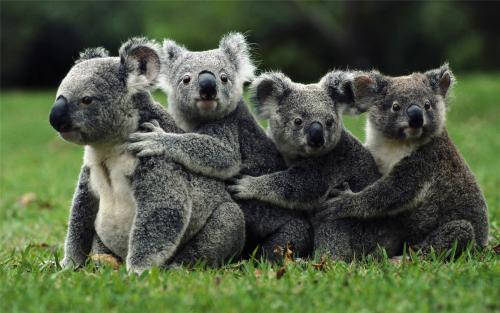
#> input picture 2019-09-28-week1-Low-Level CV/images/koala.png, 500 x 313 px; its folder holds only this picture in this run
$ python ImageProcessing.py
#> lines starting #> are read from the running program, lines starting #| are printed output that depends on the picture
#!/usr/bin/env python
# -*- coding: utf-8 -*-
# @Time : 2019/9/29 16:13
# @Author : Micky
# @Desc : week1 作业：image crop, color shift, rotation and perspective transform
# @File : ImageProcessing.py
# @Software: PyCharm

"""
将images文件夹下面的图片进行image crop, color shift, rotation and perspective transform等操作
"""

import cv2 as cv
import matplotlib.pyplot as plt
import numpy as np
import os

# 图片路径
IMAGE_DIR = 'images'
# 定义图片格式列表
TYPE_LIST = ['png','jpeg','jpg']
# 定义操作列表
SPLT_TITLE = ['Original image','Crop image','Color Shift','Rotation Image','Affine Transform','Perspective Transform']


def readImage(img_dir):
    """
    读取图片
    :param img_dir: 文件夹路径
    :return: 图片集合
    """
#> called with img_dir = 'images'
    if not os.path.exists(img_dir):
        print('文件夹路径不存在，请输入正确的路径')
    else:
        # 定义图片集合
        images = []
        # 读取该路径下的所有文件
        fileNames = os.listdir(img_dir)
        # 遍历文件列表
        for file in fileNames:
            # 判断文件类型，如果是已经在TYPE_LIST中定义的类型，则对该文件进行读取
            name,type = file.split('.')
            if type in TYPE_LIST:
                image = cv.imread(os.path.join(IMAGE_DIR,file),cv.IMREAD_COLOR)
#> image is the input picture: shape (313, 500, 3); mean B, G, R 65, 90, 78.3
                # 这里将BGR通道的图片转换为RGB的图片，方便后面显示
                image = cv.cvtColor(image,cv.COLOR_BGR2RGB)
                images.append(image)
        # print(np.shape(images))
        return images

def imageProcess(images):
    """
    对图片进行一些变化操作
    :param images: 图片列表
    """
    # 这个参数是用来调控子图显示的
    spltidx = 1
#> spltidx = 1
    # 总共有多少张图片
    imageCount = len(images)
#> imageCount = 1
    for index,image in enumerate(images):
        # Original image
        spltidx = imageSubplot(image,imageCount,spltidx)
        # image crop
        spltidx = imageSubplot(imageCrop(image), imageCount, spltidx)
        # color shift
        spltidx = imageSubplot(imageColorShift(image), imageCount, spltidx)
        # rotation
        spltidx = imageSubplot(imageRotation(image), imageCount, spltidx)
        # Affine Transform
        spltidx = imageSubplot(imageAffineTransform(image), imageCount, spltidx)
        # Perspective Transform
        spltidx = imageSubplot(imagePerspectiveTransform(image),imageCount,spltidx)
#> this loop made 1 pass
#> (spltidx, n_start_h in imageCrop, n_start_w in imageCrop, n_end_h in imageCrop, n_end_w in imageCrop, channel_r_flag in imageColorShift) on pass 1: (7, 172, 47, 309, 259, 1)
#> pass 1, in imageCrop, `n_img = image[n_start_h:n_end_h,n_start_w:n_end_w]`:
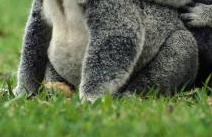
#> n_img: shape (137, 212, 3); mean R, G, B 96.7, 110.5, 76.6
#> pass 1, in channelColorChange, `R, G, B = cv.split(image)`:
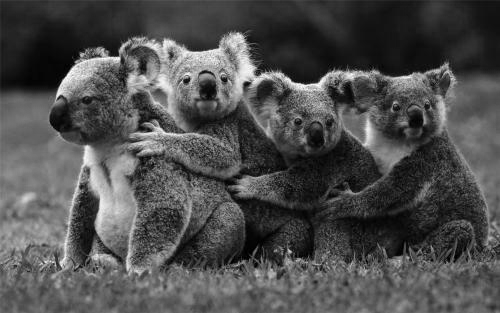
#> R: shape (313, 500); min 0, max 255, mean 78.3
#> pass 1, in channelColorChange, `R, G, B = cv.split(image)`:
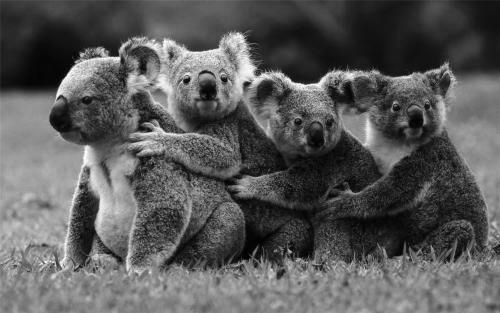
#> G: shape (313, 500); min 0, max 255, mean 90
#> pass 1, in channelColorChange, `R, G, B = cv.split(image)`:
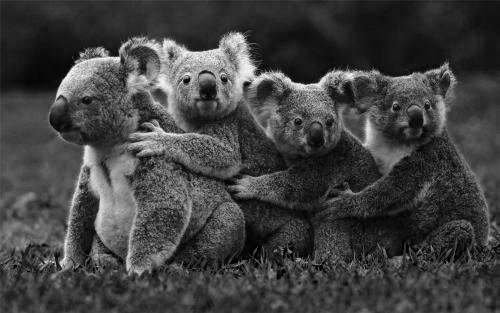
#> B: shape (313, 500); min 0, max 255, mean 65
    plt.show()
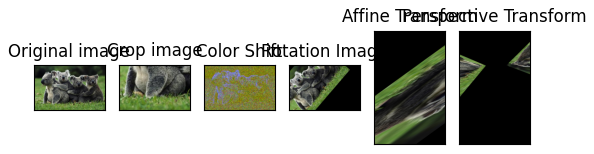
#> figure drawn by matplotlib, 6 panels

def imageSubplot(image,imageCount,spltidx):
    """
    子图相关信息设置
    :param image:  显示的图像
    :param imageCount: 总的图片的个数
    :param spltidx: 已经显示的图片个数
    """
    splt = plt.subplot(imageCount, len(SPLT_TITLE), spltidx)
    splt.set_title(SPLT_TITLE[(spltidx-1)%len(SPLT_TITLE)])
    plt.imshow(image)
    plt.xticks([]), plt.yticks([])
    spltidx += 1
    return spltidx

def imageCrop(image):
    """
    图像剪裁
    :param image: 图像
    :return: 变换后的图片
    """
    # 获取图片的高,宽
    h, w, _ = image.shape
    # 根据高度宽度产生随机区域，+-20是为了防止产生线条区域
    n_start_h = np.random.randint(0,h-20)
    n_start_w = np.random.randint(0,w-20)
    n_end_h = np.random.randint(n_start_h+20,h)
    n_end_w = np.random.randint(n_start_w+20,w)
    # print(n_start_h,n_start_w,n_end_h,n_end_w)
    n_img = image[n_start_h:n_end_h,n_start_w:n_end_w]
    return n_img

def imageColorShift(image):
    """
    颜色变换。因为我们的图片有三个通道，rgb。所以我们首先产生3个0~1的整数，0代表颜色不变换，1代表颜色变换
    这样随机的三个数就表示我们应该对RGB那几个通道进行相应的变换。 然后我们在0-255之间产生变换的数值
    :param image: 图片数据
    :return: 变换后的图片
    """
    def channelColorChange(channel):
        """
        通道颜色变换
        :param channel:
        :return:
        """
        # 获取图片的高,宽
        h,w,_ = image.shape
        R, G, B = cv.split(image)
        changeList = np.random.randint(0, 255, size=(R.shape[0],R.shape[1])).astype(np.uint8)
        # print(np.shape(R))
        # print(np.shape(changeList))
        if channel == 0:
            # R 通道变换
            R = changeList
        elif channel == 1:
            # G通道变换
            G = changeList
        elif channel == 2:
            # B通道变换
            B = changeList
        return cv.merge((R, G, B))

    # 首先产生随机数列表，判断需要变换的通道 。index = 0 表示R通道   index = 1 表示G通道   index = 2 表示B通道
    channel_change_flags = np.random.randint(0,2,size=3)
    # 分别读取标识
    channel_r_flag = channel_change_flags[0]
    channel_g_flag = channel_change_flags[1]
    channel_b_flag = channel_change_flags[2]
    if channel_r_flag == 1:
        # 进行R通道的变换
        image = channelColorChange(0)
    if channel_g_flag == 1:
        # 进行G通道的颜色变换
        image = channelColorChange(1)
    if channel_b_flag == 1:
        # 进行B通道的颜色变换
        image = channelColorChange(0)
    return image

def imageRotation(image):
    """
    图片旋转
    :param image:  原始图片
    :return: 旋转后的图片
    """
    # 获取图片的高,宽
    h, w, _ = image.shape
    # 产生随机的旋转角度
    angle = np.random.randint(-360,360)
    # 生成旋转矩阵
    """
    center: 旋转中心，这里以图片的中心点旋转
    angle: 旋转角度
    scale: 放到或者缩小。这里只处理旋转，大小不变
    """
    M = cv.getRotationMatrix2D(center=(h/2,w/2),angle=angle,scale=1.0)
    # 生成旋转后的图像
    n_img = cv.warpAffine(image,M,(w,h))
    return n_img

def imageAffineTransform(image):
    """
    仿射变换
    :param image: 原始图像
    :return: 仿射变换后的图像
    """
    # 获取图片的高宽
    h,w,_ = image.shape
    # 随机提取原始图像上的三个point  以及他们在新图像的位置
    src_points_x = np.random.randint(0,w,size=3)
    src_points_y = np.random.randint(0,h,size=3)
    src_points = np.asarray([list(i) for i in zip(src_points_x,src_points_y)]).astype(np.float32)
    dst_points_x = np.random.randint(0, w, size=3)
    dst_points_y = np.random.randint(0, h, size=3)
    dst_points = np.asarray([list(i) for i in zip(dst_points_x, dst_points_y)]).astype(np.float32)
    # 生成仿射变换矩阵
    M = cv.getAffineTransform(src_points,dst_points)
    n_img = cv.warpAffine(image,M,(h,w))
    return n_img

def imagePerspectiveTransform(image):
    """
    投影变换(透视变换)：给定四个点进行转换操作。3维上处理
    :param image: 原始图像
    :return: 投影变换后的图像
    """
    # 获取图片的高宽
    h, w, _ = image.shape
    # 随机提取原始图像上的四个point  以及他们在新图像的位置
    src_points_x = np.random.randint(0, w, size=4)
    src_points_y = np.random.randint(0, h, size=4)
    src_points = np.asarray([list(i) for i in zip(src_points_x, src_points_y)]).astype(np.float32)
    dst_points_x = np.random.randint(0, w, size=4)
    dst_points_y = np.random.randint(0, h, size=4)
    dst_points = np.asarray([list(i) for i in zip(dst_points_x, dst_points_y)]).astype(np.float32)
    # 产生M矩阵(3*3矩阵  4个点+一个规则)
    M = cv.getPerspectiveTransform(src_points,dst_points)
    # 产生新的图像
    n_img = cv.warpPerspective(image,M,(h,w))
    return n_img

if __name__ == '__main__':
    imageProcess(readImage(IMAGE_DIR))

$ run again, on 2019-09-28-week1-Low-Level CV/images/tsukuba.png
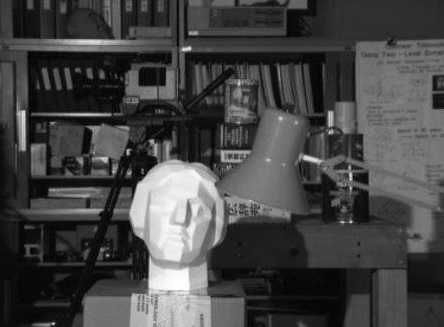
#> input picture 2019-09-28-week1-Low-Level CV/images/tsukuba.png, 444 x 327 px
#> in readImage, image is the input picture: shape (327, 444, 3); min 0, max 255, mean 69.1
#> in imageProcess, `spltidx = 1`: spltidx = 1
#> the loop in imageProcess, `for index,image in enumerate(images):` made 1 pass
#> (spltidx, n_start_h in imageCrop, n_start_w in imageCrop, n_end_h in imageCrop, n_end_w in imageCrop, channel_r_flag in imageColorShift) on pass 1: (7, 172, 47, 309, 259, 1)
#> pass 1, in imageColorShift, `image = channelColorChange(0)`:
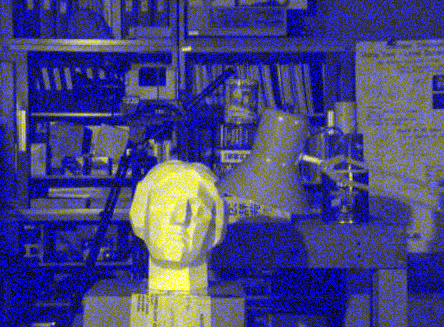
#> image: shape (327, 444, 3); mean of channels 0, 1, 2 127.3, 69.1, 69.1; drawn as B, G, R
#> pass 1, in channelColorChange (call 2), `R, G, B = cv.split(image)`:
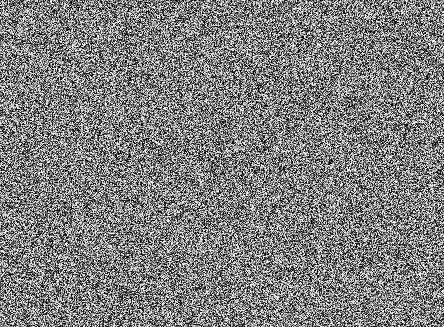
#> R: shape (327, 444); min 0, max 254, mean 127.3

$ run again, on 2019-09-28-week1-Low-Level CV/images/xihu.png
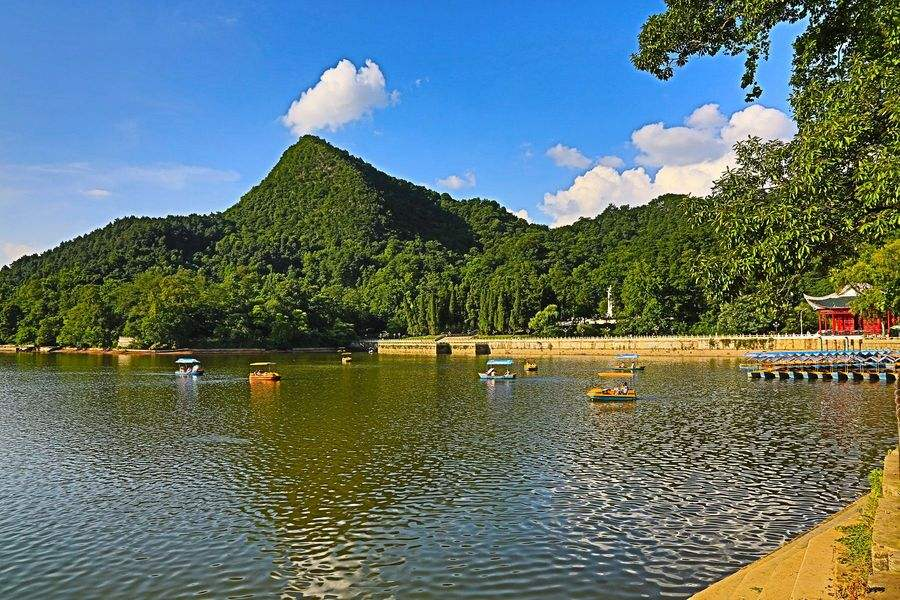
#> input picture 2019-09-28-week1-Low-Level CV/images/xihu.png, 900 x 600 px
#> in readImage, image is the input picture: shape (600, 900, 3); mean B, G, R 110.6, 114.7, 96.4
#> in imageProcess, `spltidx = 1`: spltidx = 1
#> the loop in imageProcess, `for index,image in enumerate(images):` made 1 pass
#> (spltidx, n_start_h in imageCrop, n_start_w in imageCrop, n_end_h in imageCrop, n_end_w in imageCrop, channel_r_flag in imageColorShift) on pass 1: (7, 559, 629, 579, 716, 1)
#> pass 1, in channelColorChange, `R, G, B = cv.split(image)`:
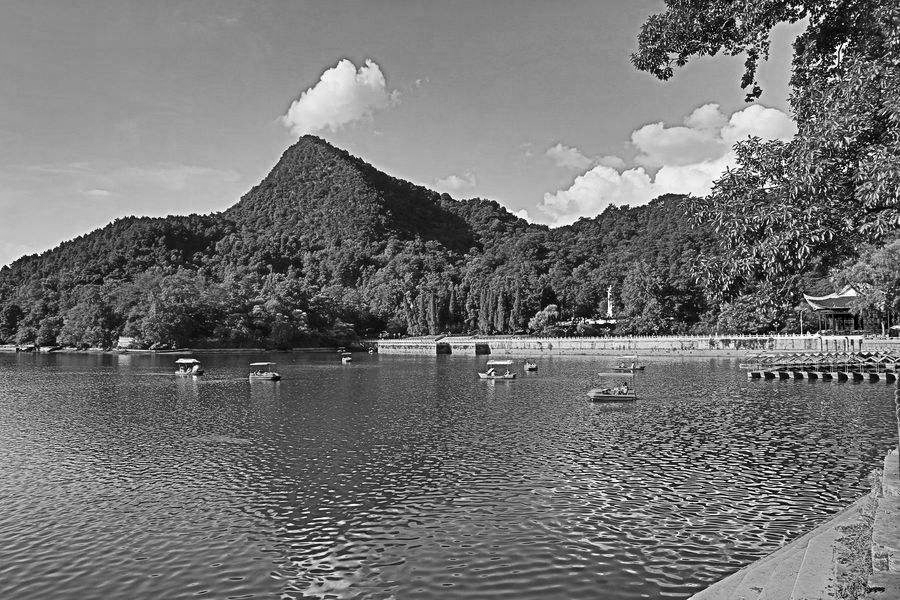
#> G: shape (600, 900); min 0, max 255, mean 114.7
#> pass 1, in channelColorChange, `R, G, B = cv.split(image)`:
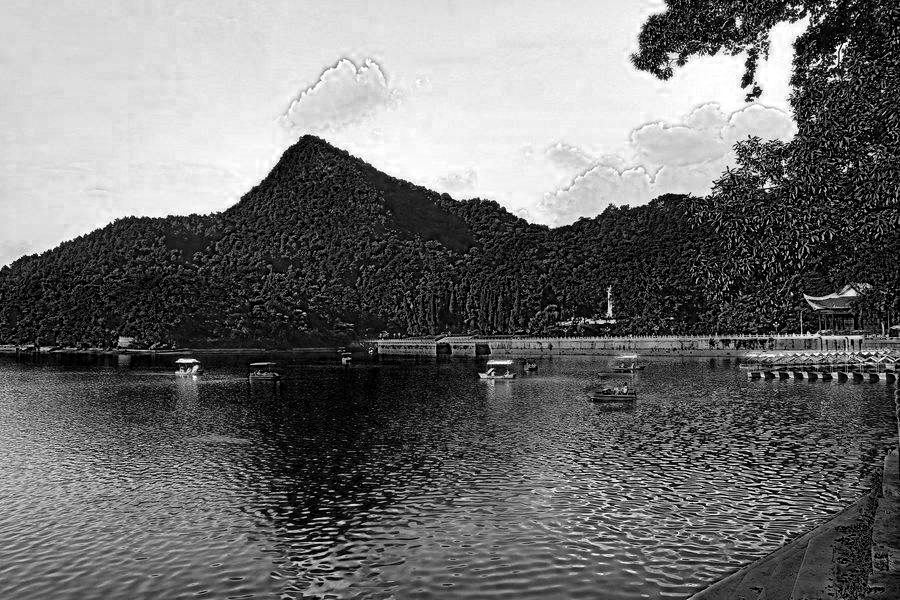
#> B: shape (600, 900); min 0, max 255, mean 110.6
